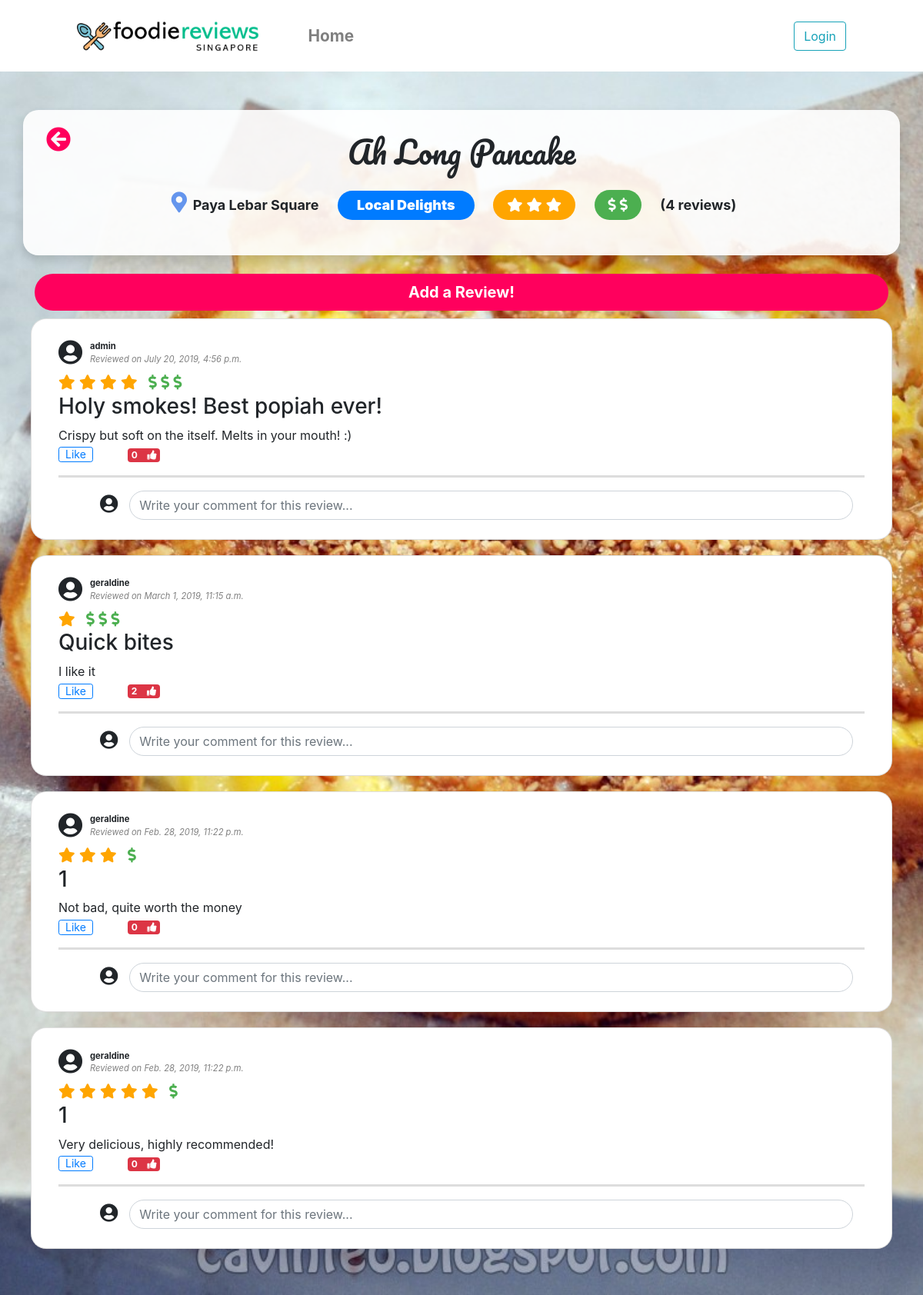
Screenshot of /reviewapp/resto/2/ with the database file from the repository.
### reviewapp/models.py (models this page shows, shortened)
class Restaurant(models.Model):
    category=models.ForeignKey(Category,on_delete=models.CASCADE)
    restaurant_text= models.CharField(max_length=100)
    restaurant_address= models.CharField(max_length=100)
    def review_amount(self):
        return self.review_set.count()
    def rating(self):
        if self.review_amount() is 0:
            return 0
        ratings = [r.review_rate for r in self.review_set.all()]
        avg_rate = round(statistics.mean(ratings))
        avg_rate = 1 if avg_rate is 0 else avg_rate
        return avg_rate
    def pricing(self):
        if self.review_amount() is 0:
            return 0
        prices = [r.review_price for r in self.review_set.all()]
        avg_price = round(statistics.mean(prices))
        avg_price = 1 if avg_price is 0 else avg_price
        return avg_price

class Category(models.Model):
    category_text = models.CharField(max_length=50)

class Review(models.Model):
    restaurant = models.ForeignKey(Restaurant,on_delete=models.CASCADE)
    review_user = models.ForeignKey(User, on_delete=models.CASCADE)
    review_title = models.CharField(max_length=100)
    review_description = models.CharField(max_length=500)
    review_rate = models.IntegerField(default = 0)
    review_price = models.IntegerField(default = 0)
    review_date = models.DateTimeField(auto_now_add=True)

### reviewapp/views.py (the view)
# urls.py: path('resto/<int:restaurant_id>/', views.details, name='details'),
def details(request, restaurant_id):
    restaurant = Restaurant.objects.filter(pk=restaurant_id).first()
    user_liked_reviews = []
    if request.user.is_authenticated:
        user_liked_reviews = get_liked_reviews_by_user_and_restaurant(request.user, restaurant)
    context = {
        'restaurant': restaurant,
        'user': request.user,
        'user_liked_reviews': user_liked_reviews
    }
    return render(request, 'reviewapp/details.html', context)

### reviewapp/templates/reviewapp/details.html (shortened to what this page needs)
{% extends 'reviewapp/base.html' %}
{% block content %}
<div id="outer"
style="width:100%; min-height: 100vh; background:url('/static/reviewapp/images/{{ restaurant.pk }}.jpg') no-repeat fixed center; background-size: cover;">
    <div class="content-container container">
        <div class="row">
            <div id="restaurant-summary" class="col card border-0 shadow mb-4">
                <div class="card-body">
                    <a href="{% url 'reviewapp:home'%}" class="back-button">
                        <i class="fas fa-arrow-circle-left"></i>
                    </a>
                    <h1>{{restaurant.restaurant_text}}</h1>
                    <label class="review-liner">
                        <span style="font-size: 1.5em;">
                            <i class="fas fa-map-marker-alt" style="color:cornflowerblue;" ></i>
                        </span>
                        <strong>{{ restaurant.restaurant_address }}</strong>
                    </label>
                    <label class="review-liner">
                        <p><span class="badge badge-pill badge-primary category"><strong>{{ restaurant.category.category_text }}</strong></span></p>
                    </label>
                    <label class="review-liner">
                        <div class="rate">
                            {% for i in restaurant.rating|rjust:restaurant.rating %}
                            <i class="fas fa-star"/></i>
                            {% endfor %}
                        </div>
                    </label>
                    <label class="review-liner">
                        <div class="price">
                            {% for i in restaurant.pricing|rjust:restaurant.pricing %}
                            <i class="fas fa-dollar-sign"></i>
                            {% endfor %}
                        </div>
                    </label>
                    <label class="review-liner">
                        <strong>({{ restaurant.review_set.count }} reviews)</strong>
                    </label>
                </div>
            </div>
        </div>
        <a href="{% url 'reviewapp:add' restaurant.id %}" id="add-review" class="btn btn-lg btn-block">
            <strong>Add a Review!</strong>
        </a>
        {% if restaurant.review_set.all %}
            {% for review in restaurant.review_set.all|dictsortreversed:"pk" %}
                <div class="row">
                    <div class="col card" style="margin: 10px">
                        <div class="card-body">
                            <div class="user-bar">
                                <span class="user-icon"><i class="fas fa-user-circle"></i></span>
                                <div class="user-icon-side review-meta-data">
                                    <span><strong>{{review.review_user}}</strong></span><br>
                                    <span class="date">Reviewed on {{ review.review_date }}</span>
                                </div>
                            </div>
                            <label class="review-liner-small review-icon">
                                {% for i in review.review_rate|rjust:review.review_rate %}
                                <i class="fas fa-star rate-small"/></i>
                                {% endfor %}
                            </label>
                            <label id="price" class="review-liner-small review-icon">
                                {% for i in review.review_price|rjust:review.review_price %}
                                <i class="fas fa-dollar-sign price-small"/></i>
                                {% endfor %}
                            </label>
                            <h3>{{ review.review_title }}</h3>
                            {{review.review_description}}
                            <div id="rl{{ review.id }}" class="row">
                                <div class="col-1">
                                    {% if review.id in user_liked_reviews %}
                                        <span class="badge badge-primary">Liked! </span>
                                    {% else %}
                                    <form action="#" method="post" onsubmit="addLike(this); return false;">
                                        <input type="submit" value="Like" class="btn btn-outline-primary btn-sm" style="height:20px;line-height: 0px;"></input>
                                    </form>
                                    {% endif %}
                                </div>
                                <div class="col-1">
                                    <span class="badge badge-danger">
                                        <span class="likes-count" style="padding-right:10px;">{{review.like_set.count}}</span>
                                        <i class="fas fa-thumbs-up"></i>
                                    </span>
                                </div>
                            </div>
                            <hr>
                            <div>
                                <div class="row row-comment-reply">
                                    <span class="user-icon-small col"><i class="fas fa-user-circle"></i></span>
                                    <form action="#" method="post" class="col-11 comment_form" onsubmit="addComment(this); return false;">
                                        <input type="text" class="form-control new-comment-reply" name="comment_description" placeholder="Write your comment for this review...">
                                    </form>
                                </div>
                            </div>
                        </div>
                    </div>
                </div>
            {% endfor %}
        {% else %}
            <div id="no-reviews-yet-message" class="alert alert-success" role="alert">
                <p>There are no reviews for {{ restaurant.restaurant_text }} yet.</p>
                <p>Would you like to start writing a review?</p>
            </div>
        {% endif %}
    </div>
</div>
{% load static %}
<link rel="stylesheet" type="text/css" href="{% static 'reviewapp/style/restaurantdetails.css' %}" />
{% load staticfiles %}
{% endblock %}

### reviewapp/static/reviewapp/style/style.css (style rules this page uses)
body { background-color: #F0F0F0; min-height: 100%; }
.content-container { padding: 50px 0px; }
.back-button { position: absolute; top: 15px; left: 30px; font-size:2em; color:rgb(255,0,93); }

### reviewapp/static/reviewapp/style/restaurantdetails.css (style rules this page uses)
.price { background-color: #4CAF50; color: white; border-radius: 50px; padding: 6px 18px; text-align: center; }
.price-small { color: #4CAF50; }
.rate { background-color: orange; color:white; border-radius: 50px; padding: 6px 18px; text-align: center; }
.rate-small { color:orange; }
.review-liner { margin: 15px 20px 0px 0px; font-size: 18px; }
.review-liner-small { margin: 0px 10px 0px 0px; font-size: 15px; }
#restaurant-summary { padding: 10px; background: rgba(255,255,255, 0.9); text-align: center; }
h1 { font-family: Pacifico, sans-serif; }
.card { border-radius: 20px; }
.user-icon { font-size: 2em; }
.user-icon-small { font-size: 1.5em; text-align: right; padding-right: 10px; }
.date { font-style: italic; color:grey; }
hr { display: block; height: 1px; border: 0; border-top: 3px solid #ddd; margin: 1em 0; padding: 0; }
.user-bar { display: table; }
.user-icon-side { display: table-cell; vertical-align: middle; padding-left: 10px; }
.review-meta-data { font-size: 0.7em; }
.review-icon { font-size: 1.2em; }
.new-comment-reply { border-radius: 30px; }
.col-11 { padding-left:5px; }
.row-comment-reply { margin: 10px 0px 5px 0px; }
#add-review { background: rgba(255,0,93, 1); color: #ffffff; border-radius: 50px; }
.category { font-size: 1em; padding: 10px 25px; }

### rows the page displays
Restaurant: restaurant_text "Ah Long Pancake", restaurant_address "Paya Lebar Square", category.category_text "Local Delights", review_set.count "4"
Review: review_user "admin", review_date "July 20, 2019, 4:56 p.m.", review_rate 4 (drawn), review_price 3 (drawn), review_title "Holy smokes! Best popiah ever!", review_description "Crispy but soft on the itself. Melts in your mouth! :)", like_set.count "0"
Review: review_user "geraldine", review_date "March 1, 2019, 11:15 a.m.", review_rate 1 (drawn), review_price 3 (drawn), review_title "Quick bites", review_description "I like it", like_set.count "2"
Review: review_user "geraldine", review_date "Feb. 28, 2019, 11:22 p.m.", review_rate 3 (drawn), review_price 0 (drawn), review_title "1", review_description "Not bad, quite worth the money", like_set.count "0"
Review: review_user "geraldine", review_date "Feb. 28, 2019, 11:22 p.m.", review_rate 5 (drawn), review_price 0 (drawn), review_title "1", review_description "Very delicious, highly recommended!", like_set.count "0"
